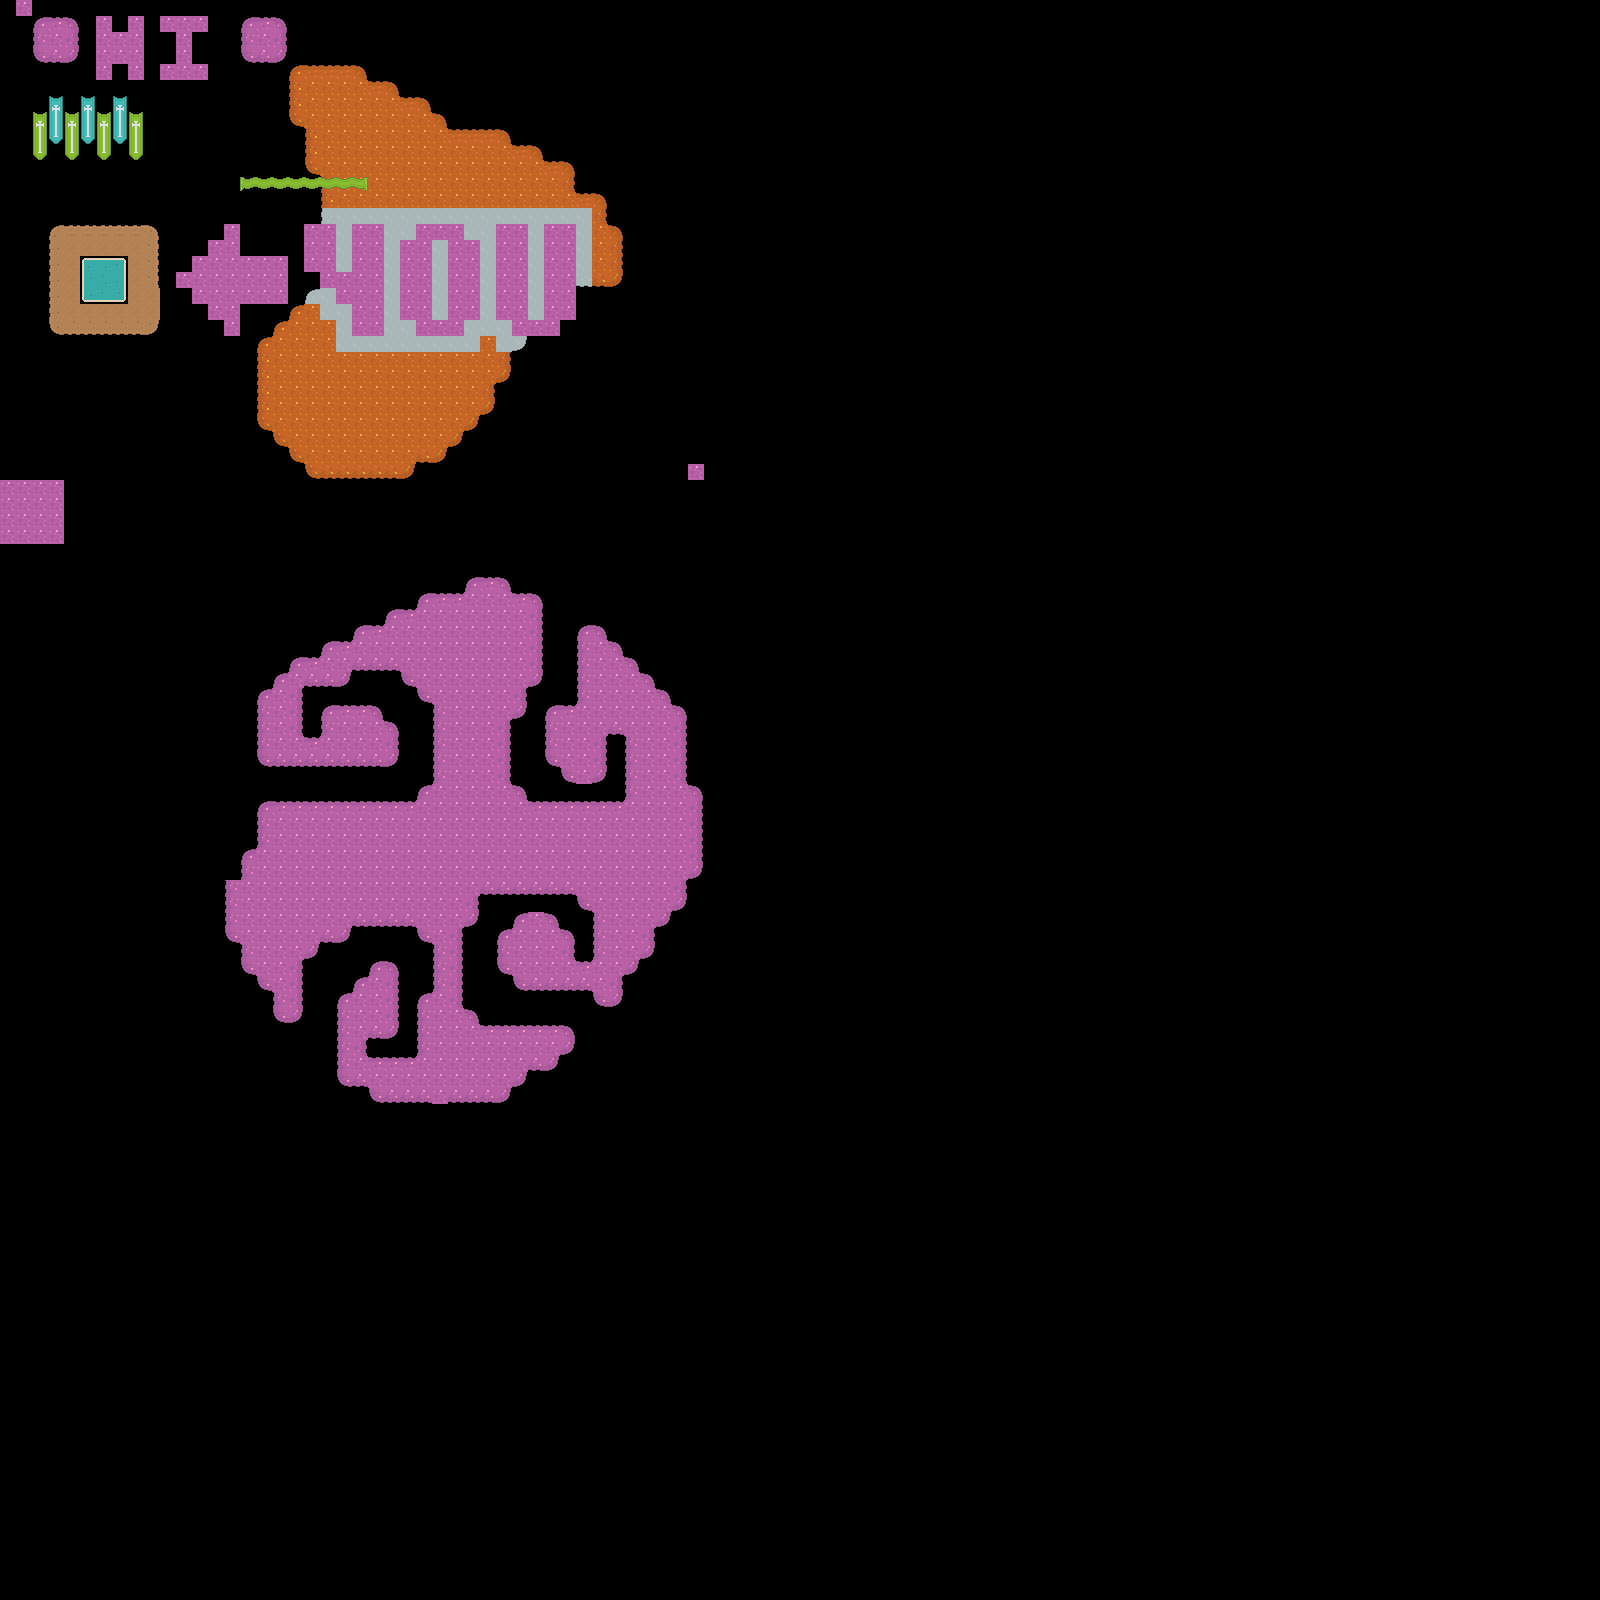

Tiled map render using the project's own tile images. Description and the map definition, with tile-layer contents summarised, below:
An orthogonal 100x100 tile map with 16x16 px tiles, 2 tile layers (Background, Foreground), 1 hidden layer not drawn.

<map version="1.0" tiledversion="2017.10.11" orientation="orthogonal" renderorder="right-down" width="100" height="100" tilewidth="16" tileheight="16" infinite="0" nextobjectid="1">
 <tileset firstgid="1" name="roguelike" tilewidth="16" tileheight="16" spacing="1" tilecount="1767" columns="57">
  <image source="gfx/kenney_roguelike/Spritesheet/roguelikeSheet_transparent.png" width="968" height="526" />
 </tileset>
 <layer name="Background" width="100" height="100">
  <data>[10000 cells, 423 non-empty, 33 distinct tile ids]</data>
 </layer>
 <layer name="Foreground" width="100" height="100">
  <data>[10000 cells, 771 non-empty, 18 distinct tile ids]</data>
 </layer>
 <layer name="Player Starting Position" width="100" height="100" visible="0">
  <data>[10000 cells, 1 non-empty, 1 distinct tile ids]</data>
 </layer>
</map>
